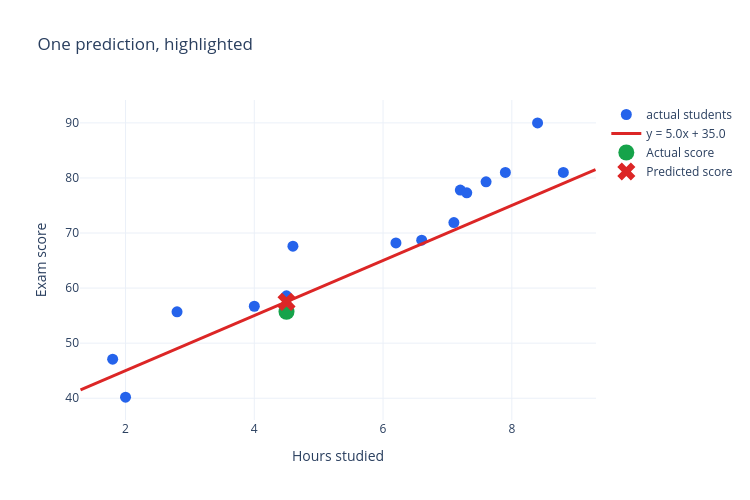

Write notebook code for a chart like this one.
### Markdown cell above
Continuing with the worked values so the rest of the notebook has something to plot:

### Code cell
candidate_slope = 5.0
candidate_intercept = 35.0
scores_1d["predicted_score"] = candidate_slope * scores_1d["hours_studied"] + candidate_intercept

example_row = scores_1d.iloc[5]

figure = plot_line_over_data(scores_1d, candidate_slope, candidate_intercept, title="One prediction, highlighted")
figure.add_trace(
    go.Scatter(
        x=[example_row["hours_studied"]], y=[example_row["exam_score"]],
        mode="markers", marker=dict(size=16, color="#16a34a", symbol="circle"), name="Actual score",
    )
)
figure.add_trace(
    go.Scatter(
        x=[example_row["hours_studied"]], y=[example_row["predicted_score"]],
        mode="markers", marker=dict(size=16, color="#dc2626", symbol="x"), name="Predicted score",
    )
)
figure.show()

### Figure 1 — Plotly figure (JSON) as saved in the notebook; plotly's stock layout.template omitted (floating-point values rounded to 4 significant figures)
{"data": [{"hovertemplate": "Hours: %{x}<br>Score: %{y}<extra></extra>", "marker": {"color": "#2563eb", "size": 11}, "mode": "markers", "name": "actual students", "type": "scatter", "x": [1.8, 2, 2.8, 4, 4.5, 4.5, 4.6, 6.2, 6.6, 7.1, 7.2, 7.3, 7.6, 7.9, 8.4, 8.8], "y": [47.1, 40.2, 55.7, 56.7, 58.6, 55.7, 67.6, 68.2, 68.7, 71.9, 77.8, 77.3, 79.3, 81, 90, 81]}, {"line": {"color": "#dc2626", "width": 3}, "mode": "lines", "name": "y = 5.0x + 35.0", "type": "scatter", "x": [1.3, 1.463, 1.627, 1.79, 1.953, 2.116, 2.28, 2.443, 2.606, 2.769, 2.933, 3.096, 3.259, 3.422, 3.586, 3.749, 3.912, 4.076, 4.239, 4.402, 4.565, 4.729, 4.892, 5.055, 5.218, 5.382, 5.545, 5.708, 5.871, 6.035, 6.198, 6.361, 6.524, 6.688, 6.851, 7.014, 7.178, 7.341, 7.504, 7.667, 7.831, 7.994, 8.157, 8.32, 8.484, 8.647, 8.81, 8.973, 9.137, 9.3], "y": [41.5, 42.32, 43.13, 43.95, 44.77, 45.58, 46.4, 47.21, 48.03, 48.85, 49.66, 50.48, 51.3, 52.11, 52.93, 53.74, 54.56, 55.38, 56.19, 57.01, 57.83, 58.64, 59.46, 60.28, 61.09, 61.91, 62.72, 63.54, 64.36, 65.17, 65.99, 66.81, 67.62, 68.44, 69.26, 70.07, 70.89, 71.7, 72.52, 73.34, 74.15, 74.97, 75.79, 76.6, 77.42, 78.23, 79.05, 79.87, 80.68, 81.5]}, {"marker": {"color": "#16a34a", "size": 16, "symbol": "circle"}, "mode": "markers", "name": "Actual score", "type": "scatter", "x": [4.5], "y": [55.7]}, {"marker": {"color": "#dc2626", "size": 16, "symbol": "x"}, "mode": "markers", "name": "Predicted score", "type": "scatter", "x": [4.5], "y": [57.5]}], "layout": {"height": 500, "title": {"text": "One prediction, highlighted"}, "width": 750, "xaxis": {"title": {"text": "Hours studied"}}, "yaxis": {"title": {"text": "Exam score"}}}}
